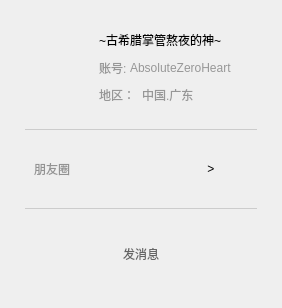
<?xml version="1.0" encoding="UTF-8"?>
<ui version="4.0">
 <class>CurrentUserInfoDialog</class>
 <widget class="QDialog" name="CurrentUserInfoDialog">
  <property name="geometry">
   <rect>
    <x>0</x>
    <y>0</y>
    <width>282</width>
    <height>308</height>
   </rect>
  </property>
  <property name="minimumSize">
   <size>
    <width>282</width>
    <height>308</height>
   </size>
  </property>
  <property name="maximumSize">
   <size>
    <width>336</width>
    <height>308</height>
   </size>
  </property>
  <property name="windowTitle">
   <string>Dialog</string>
  </property>
  <property name="styleSheet">
   <string notr="true">QLabel{
	font: 9pt &quot;等线&quot;;
	color: rgb(147, 147, 147);
}
</string>
  </property>
  <layout class="QVBoxLayout" name="verticalLayout_3">
   <property name="leftMargin">
    <number>25</number>
   </property>
   <property name="topMargin">
    <number>17</number>
   </property>
   <property name="rightMargin">
    <number>25</number>
   </property>
   <property name="bottomMargin">
    <number>23</number>
   </property>
   <item>
    <layout class="QHBoxLayout" name="horizontalLayout">
     <property name="spacing">
      <number>0</number>
     </property>
     <item>
      <widget class="QWidget" name="widget" native="true">
       <property name="maximumSize">
        <size>
         <width>70</width>
         <height>16777215</height>
        </size>
       </property>
       <layout class="QVBoxLayout" name="verticalLayout">
        <property name="leftMargin">
         <number>0</number>
        </property>
        <property name="topMargin">
         <number>6</number>
        </property>
        <property name="rightMargin">
         <number>5</number>
        </property>
        <property name="bottomMargin">
         <number>11</number>
        </property>
        <item>
         <widget class="ImgLabel" name="avatarLabel">
          <property name="minimumSize">
           <size>
            <width>60</width>
            <height>60</height>
           </size>
          </property>
          <property name="maximumSize">
           <size>
            <width>60</width>
            <height>60</height>
           </size>
          </property>
          <property name="styleSheet">
           <string notr="true"/>
          </property>
          <property name="text">
           <string/>
          </property>
          <property name="pixmap">
           <pixmap resource="../../res/icon.qrc">:/a/image/.jpg</pixmap>
          </property>
          <property name="scaledContents">
           <bool>true</bool>
          </property>
         </widget>
        </item>
        <item>
         <spacer name="verticalSpacer">
          <property name="orientation">
           <enum>Qt::Orientation::Vertical</enum>
          </property>
          <property name="sizeHint" stdset="0">
           <size>
            <width>20</width>
            <height>34</height>
           </size>
          </property>
         </spacer>
        </item>
       </layout>
      </widget>
     </item>
     <item>
      <widget class="QWidget" name="widget_2" native="true">
       <layout class="QVBoxLayout" name="verticalLayout_2">
        <property name="spacing">
         <number>0</number>
        </property>
        <item>
         <widget class="QLabel" name="nickname">
          <property name="minimumSize">
           <size>
            <width>160</width>
            <height>0</height>
           </size>
          </property>
          <property name="maximumSize">
           <size>
            <width>160</width>
            <height>16777215</height>
           </size>
          </property>
          <property name="styleSheet">
           <string notr="true">color: rgb(0, 0, 0);
font: 12pt &quot;微软雅黑&quot;;</string>
          </property>
          <property name="lineWidth">
           <number>-1</number>
          </property>
          <property name="text">
           <string>~古希腊掌管熬夜的神~</string>
          </property>
          <property name="wordWrap">
           <bool>true</bool>
          </property>
         </widget>
        </item>
        <item>
         <layout class="QHBoxLayout" name="horizontalLayout_4">
          <property name="spacing">
           <number>3</number>
          </property>
          <item>
           <widget class="QLabel" name="label_4">
            <property name="maximumSize">
             <size>
              <width>40</width>
              <height>40</height>
             </size>
            </property>
            <property name="styleSheet">
             <string notr="true">font: 9pt &quot;微软雅黑&quot;;
color: rgb(151, 151, 151);</string>
            </property>
            <property name="text">
             <string>账号:</string>
            </property>
            <property name="wordWrap">
             <bool>false</bool>
            </property>
           </widget>
          </item>
          <item>
           <widget class="QLabel" name="account">
            <property name="minimumSize">
             <size>
              <width>160</width>
              <height>0</height>
             </size>
            </property>
            <property name="maximumSize">
             <size>
              <width>160</width>
              <height>16777215</height>
             </size>
            </property>
            <property name="styleSheet">
             <string notr="true">font: 10pt &quot;微软雅黑&quot;;
color: rgb(151, 151, 151);</string>
            </property>
            <property name="text">
             <string>AbsoluteZeroHeart</string>
            </property>
            <property name="wordWrap">
             <bool>true</bool>
            </property>
           </widget>
          </item>
         </layout>
        </item>
        <item>
         <layout class="QHBoxLayout" name="horizontalLayout_5">
          <property name="spacing">
           <number>3</number>
          </property>
          <item>
           <widget class="QLabel" name="label_3">
            <property name="maximumSize">
             <size>
              <width>40</width>
              <height>40</height>
             </size>
            </property>
            <property name="styleSheet">
             <string notr="true">font: 9pt &quot;微软雅黑&quot;;
color: rgb(151, 151, 151);</string>
            </property>
            <property name="text">
             <string>地区：</string>
            </property>
           </widget>
          </item>
          <item>
           <widget class="QLabel" name="region">
            <property name="styleSheet">
             <string notr="true">font: 9pt &quot;微软雅黑&quot;;
color: rgb(151, 151, 151);</string>
            </property>
            <property name="text">
             <string>中国.广东</string>
            </property>
            <property name="wordWrap">
             <bool>true</bool>
            </property>
           </widget>
          </item>
         </layout>
        </item>
       </layout>
      </widget>
     </item>
    </layout>
   </item>
   <item>
    <widget class="QWidget" name="widget_3" native="true">
     <property name="minimumSize">
      <size>
       <width>0</width>
       <height>80</height>
      </size>
     </property>
     <property name="maximumSize">
      <size>
       <width>16777215</width>
       <height>70</height>
      </size>
     </property>
     <property name="styleSheet">
      <string notr="true">QWidget{
border-top: 1px solid #cccccc; /* 边框宽度+颜色+线型 */
border-bottom: 1px solid #cccccc; /* 边框宽度+颜色+线型 */
}</string>
     </property>
     <layout class="QHBoxLayout" name="horizontalLayout_3">
      <item>
       <widget class="QLabel" name="label_5">
        <property name="styleSheet">
         <string notr="true">border-top: 0px solid #cccccc; /* 边框宽度+颜色+线型 */
border-bottom: 0px solid #cccccc; /* 边框宽度+颜色+线型 */
font: 11pt &quot;等线&quot;;
</string>
        </property>
        <property name="text">
         <string>朋友圈</string>
        </property>
       </widget>
      </item>
      <item>
       <widget class="QPushButton" name="pushButton">
        <property name="styleSheet">
         <string notr="true">/* 普通状态：透明、无边框、无图标 */
        QPushButton {
            background-color: transparent; /* 透明背景 */
            border: none; /* 无边框 */
            /* 普通状态下不显示图标 */
        }
        
        /* 鼠标悬停状态：显示图标 */
        QPushButton:hover {
            qproperty-icon: url(:/a/img/表情包.svg); /* 替换为你的图标路径 */
            qproperty-iconSize: 40px 40px; /* 图标大小 */
        }
        
        /* 可选：添加点击效果 */
        QPushButton:pressed {
            opacity: 0.8; /* 点击时稍微透明一点 */
        }</string>
        </property>
        <property name="text">
         <string>         &gt;</string>
        </property>
       </widget>
      </item>
     </layout>
    </widget>
   </item>
   <item>
    <widget class="QWidget" name="widget_4" native="true">
     <layout class="QHBoxLayout" name="horizontalLayout_2">
      <property name="leftMargin">
       <number>0</number>
      </property>
      <property name="topMargin">
       <number>12</number>
      </property>
      <property name="rightMargin">
       <number>0</number>
      </property>
      <property name="bottomMargin">
       <number>0</number>
      </property>
      <item>
       <spacer name="horizontalSpacer">
        <property name="orientation">
         <enum>Qt::Orientation::Horizontal</enum>
        </property>
        <property name="sizeHint" stdset="0">
         <size>
          <width>40</width>
          <height>20</height>
         </size>
        </property>
       </spacer>
      </item>
      <item>
       <widget class="QToolButton" name="switchMessageInterfaceToolButton">
        <property name="minimumSize">
         <size>
          <width>80</width>
          <height>63</height>
         </size>
        </property>
        <property name="maximumSize">
         <size>
          <width>80</width>
          <height>63</height>
         </size>
        </property>
        <property name="styleSheet">
         <string notr="true">QToolButton {
        border: none;               /* 无边框 */
        background: transparent;    /* 透明背景 */
        padding: 0px;               /* 内边距，让内容不紧贴边缘 */
        border-radius: 5px;         /* 轻微圆角（可选） */
	    font: 11pt &quot;等线&quot;;
	    color: rgb(100, 100, 100);
    }
    QToolButton:hover {
        background-color: #EEEEEE;  /* 悬浮时灰色背景（可调整色值） */
    }
    QToolButton:pressed {
        background-color: #DDDDDD;  /* 按下时稍深灰色（可选） */
    }</string>
        </property>
        <property name="text">
         <string>发消息</string>
        </property>
        <property name="icon">
         <iconset resource="../../res/icon.qrc">
          <normaloff>:/a/icons/聊天.svg</normaloff>:/a/icons/聊天.svg</iconset>
        </property>
        <property name="iconSize">
         <size>
          <width>40</width>
          <height>40</height>
         </size>
        </property>
        <property name="toolButtonStyle">
         <enum>Qt::ToolButtonStyle::ToolButtonTextUnderIcon</enum>
        </property>
       </widget>
      </item>
      <item>
       <spacer name="horizontalSpacer_2">
        <property name="orientation">
         <enum>Qt::Orientation::Horizontal</enum>
        </property>
        <property name="sizeHint" stdset="0">
         <size>
          <width>40</width>
          <height>20</height>
         </size>
        </property>
       </spacer>
      </item>
     </layout>
    </widget>
   </item>
  </layout>
 </widget>
 <customwidgets>
  <customwidget>
   <class>ImgLabel</class>
   <extends>QLabel</extends>
   <header>imglabel.h</header>
  </customwidget>
 </customwidgets>
 <resources>
  <include location="../../res/icon.qrc"/>
 </resources>
 <connections/>
</ui>
